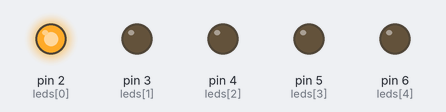
Bench run of a sketch on a simulated Arduino Uno, built with avr-gcc and run on an emulated ATmega328P. Shown: output pins drawn as LEDs (lit = HIGH).

Above: at 0.1 s.
At 0.9 s:
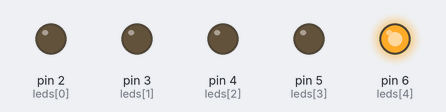
At 1.1 s:
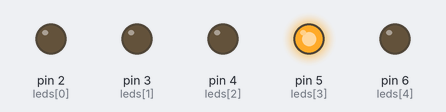
At 2.1 s:
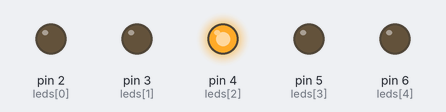
At 3.5 s:
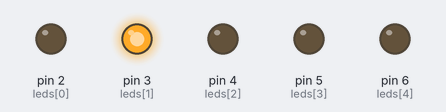
Timing chart, 0 to 3.8 s (numbered marks = the images above):
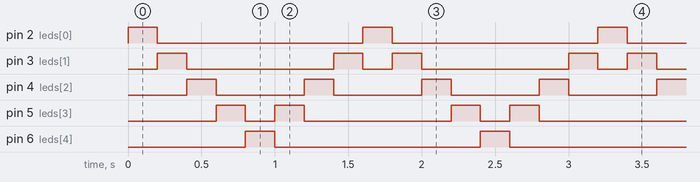

Measured:
- by itself, pin 2 (leds[0]), pin 6 (leds[4]): alternates HIGH for 0.20 s and LOW for 1.4 s
- by itself, pin 3 (leds[1]): repeats every 1.6 s: LOW 1.0 s, HIGH 0.20 s, LOW 0.20 s, HIGH 0.20 s
- by itself, pin 4 (leds[2]): alternates HIGH for 0.20 s and LOW for 0.60 s
- by itself, pin 5 (leds[3]): repeats every 1.6 s: LOW 0.20 s, HIGH 0.20 s, LOW 1.0 s, HIGH 0.20 s

The sketch:

ex05.ino
```cpp
int leds[] = {2, 3, 4, 5, 6};
int n = 5;

void setup() {
  for (int i = 0; i < n; i++) {
    pinMode(leds[i], OUTPUT);
  }
}

void loop() {
  for (int i = 0; i < n; i++) {
    digitalWrite(leds[i], 1);
    delay(200);
    digitalWrite(leds[i], 0);
  }

  for (int i = n-2; i > 0; i--) {
    digitalWrite(leds[i], 1);
    delay(200);
    digitalWrite(leds[i], 0);
  }
}
```
